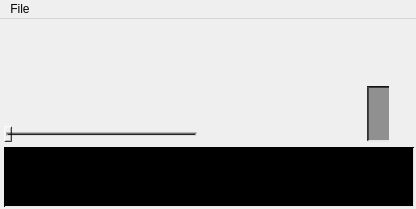
<?xml version="1.0" encoding="UTF-8"?>
<ui version="4.0">
 <class>PlayerWindow</class>
 <widget class="QMainWindow" name="PlayerWindow">
  <property name="geometry">
   <rect>
    <x>0</x>
    <y>0</y>
    <width>416</width>
    <height>209</height>
   </rect>
  </property>
  <property name="sizePolicy">
   <sizepolicy hsizetype="Fixed" vsizetype="Fixed">
    <horstretch>0</horstretch>
    <verstretch>0</verstretch>
   </sizepolicy>
  </property>
  <property name="windowTitle">
   <string>ModPlug Player</string>
  </property>
  <widget class="QWidget" name="centralwidget">
   <widget class="TitleBar" name="titleBarPlaceHolder" native="true">
    <property name="geometry">
     <rect>
      <x>0</x>
      <y>0</y>
      <width>418</width>
      <height>20</height>
     </rect>
    </property>
    <property name="sizePolicy">
     <sizepolicy hsizetype="Preferred" vsizetype="Fixed">
      <horstretch>0</horstretch>
      <verstretch>0</verstretch>
     </sizepolicy>
    </property>
    <property name="minimumSize">
     <size>
      <width>0</width>
      <height>20</height>
     </size>
    </property>
   </widget>
   <widget class="LCDPanel" name="lcdPanel" native="true">
    <property name="geometry">
     <rect>
      <x>0</x>
      <y>20</y>
      <width>411</width>
      <height>45</height>
     </rect>
    </property>
    <property name="sizePolicy">
     <sizepolicy hsizetype="Fixed" vsizetype="Fixed">
      <horstretch>0</horstretch>
      <verstretch>0</verstretch>
     </sizepolicy>
    </property>
    <property name="minimumSize">
     <size>
      <width>411</width>
      <height>45</height>
     </size>
    </property>
   </widget>
   <widget class="QFrame" name="frame">
    <property name="geometry">
     <rect>
      <x>4</x>
      <y>128</y>
      <width>410</width>
      <height>60</height>
     </rect>
    </property>
    <property name="styleSheet">
     <string notr="true">background-color: rgb(0, 0, 0);
border-top: 1px solid qlineargradient(spread:pad, x1:1, y1:1, x2:1, y2:0, stop:0 rgba(77, 77, 77, 255), stop:0 rgba(0, 0, 0, 255));
border-left: 1px solid qlineargradient(spread:pad, x1:1, y1:0, x2:0, y2:0, stop:0 rgba(77, 77, 77, 255), stop:0 rgba(0, 0, 0, 255));
border-right: 1px solid qlineargradient(spread:pad, x1:1, y1:0, x2:0, y2:0, stop:0 rgba(0, 0, 0, 255), stop:0 rgba(225, 226, 225, 255));
border-bottom: 1px solid #e7e7e7;</string>
    </property>
    <property name="frameShape">
     <enum>QFrame::StyledPanel</enum>
    </property>
    <property name="frameShadow">
     <enum>QFrame::Raised</enum>
    </property>
   </widget>
   <widget class="OptionButtons" name="optionButtons" native="true">
    <property name="geometry">
     <rect>
      <x>203</x>
      <y>65</y>
      <width>160</width>
      <height>60</height>
     </rect>
    </property>
    <property name="sizePolicy">
     <sizepolicy hsizetype="Fixed" vsizetype="Fixed">
      <horstretch>0</horstretch>
      <verstretch>0</verstretch>
     </sizepolicy>
    </property>
    <property name="minimumSize">
     <size>
      <width>160</width>
      <height>60</height>
     </size>
    </property>
   </widget>
   <widget class="PlayerControlButtons" name="playerControlButtons" native="true">
    <property name="geometry">
     <rect>
      <x>3</x>
      <y>65</y>
      <width>200</width>
      <height>40</height>
     </rect>
    </property>
    <property name="sizePolicy">
     <sizepolicy hsizetype="Fixed" vsizetype="Fixed">
      <horstretch>0</horstretch>
      <verstretch>0</verstretch>
     </sizepolicy>
    </property>
    <property name="minimumSize">
     <size>
      <width>200</width>
      <height>40</height>
     </size>
    </property>
   </widget>
   <widget class="SpectrumAnalyzer" name="vuMeter" native="true">
    <property name="geometry">
     <rect>
      <x>392</x>
      <y>68</y>
      <width>20</width>
      <height>56</height>
     </rect>
    </property>
    <property name="sizePolicy">
     <sizepolicy hsizetype="Fixed" vsizetype="Preferred">
      <horstretch>0</horstretch>
      <verstretch>0</verstretch>
     </sizepolicy>
    </property>
    <property name="minimumSize">
     <size>
      <width>20</width>
      <height>56</height>
     </size>
    </property>
    <property name="maximumSize">
     <size>
      <width>20</width>
      <height>56</height>
     </size>
    </property>
   </widget>
   <widget class="QSlider" name="timeScrubber">
    <property name="geometry">
     <rect>
      <x>2</x>
      <y>104</y>
      <width>197</width>
      <height>22</height>
     </rect>
    </property>
    <property name="sizePolicy">
     <sizepolicy hsizetype="Fixed" vsizetype="Fixed">
      <horstretch>0</horstretch>
      <verstretch>0</verstretch>
     </sizepolicy>
    </property>
    <property name="minimumSize">
     <size>
      <width>197</width>
      <height>20</height>
     </size>
    </property>
    <property name="styleSheet">
     <string notr="true">.QSlider {
    background: rgba(0,0,0,0);
}

.QSlider::groove:horizontal {
    height: 0px;
margin-top: 0px;
margin-left:4px;
margin-right:2px;
margin-bottom:0px;
padding-left:2px;
padding-right:2px;
background: #dddddd;

border-radius: 0.15px;
border-bottom: 2px solid qlineargradient(spread:pad, x1:1, y1:1, x2:1, y2:0, stop:0 rgba(0, 0, 0, 0), stop:4 rgba(255, 255, 255, 255));
border-right: 2px solid qlineargradient(spread:pad, x1:1, y1:0, x2:0, y2:0, stop:0 rgba(0, 0, 0, 0), stop:1 rgba(255, 255, 255, 255));
border-top: 3px solid qlineargradient(spread:pad, x1:1, y1:0.994, x2:1, y2:0, stop:0 rgba(0, 0, 0, 255), stop:1 rgba(255, 255, 255, 0));
border-left: 2px solid qlineargradient(spread:pad, x1:1, y1:0, x2:0, y2:0, stop:0 rgba(0, 0, 0, 255), stop:1 rgba(255, 255, 255, 0));
padding-top:-1.5px;

}

.QSlider::handle:horizontal {
/*background: #dddddd;*/

border-radius: 0.15px;
border-top: 2px solid qlineargradient(spread:pad, x1:1, y1:1, x2:1, y2:0, stop:0 rgba(0, 0, 0, 0), stop:1 rgba(255, 255, 255, 255));
border-left: 2px solid qlineargradient(spread:pad, x1:1, y1:0, x2:0, y2:0, stop:0 rgba(0, 0, 0, 0), stop:1 rgba(255, 255, 255, 255));
border-bottom: 2px solid qlineargradient(spread:pad, x1:1, y1:0.994, x2:1, y2:0, stop:0 rgba(0, 0, 0, 255), stop:1 rgba(255, 255, 255, 0));
border-right: 2px solid qlineargradient(spread:pad, x1:1, y1:0, x2:0, y2:0, stop:0 rgba(0, 0, 0, 255), stop:1 rgba(255, 255, 255, 0));
    width: 4px;
margin-top: -8px;
margin-bottom: -8px;
margin-left: -6px;
margin-right: -6px;
}</string>
    </property>
    <property name="maximum">
     <number>999</number>
    </property>
    <property name="orientation">
     <enum>Qt::Horizontal</enum>
    </property>
   </widget>
   <widget class="QSlider" name="volumeControl">
    <property name="geometry">
     <rect>
      <x>367</x>
      <y>67</y>
      <width>22</width>
      <height>56</height>
     </rect>
    </property>
    <property name="sizePolicy">
     <sizepolicy hsizetype="Fixed" vsizetype="Fixed">
      <horstretch>0</horstretch>
      <verstretch>0</verstretch>
     </sizepolicy>
    </property>
    <property name="minimumSize">
     <size>
      <width>22</width>
      <height>56</height>
     </size>
    </property>
    <property name="maximumSize">
     <size>
      <width>22</width>
      <height>56</height>
     </size>
    </property>
    <property name="styleSheet">
     <string notr="true">.QSlider {
	background-color: rgb(125, 125, 125);
}


.QSlider::groove:vertical {
border-top: 2px solid qlineargradient(spread:pad, x1:1, y1:1, x2:1, y2:0, stop:0 rgba(77, 77, 77, 255), stop:1 rgba(0, 0, 0, 255));
border-left: 4px solid qlineargradient(spread:pad, x1:1, y1:0, x2:0, y2:0, stop:0 rgba(77, 77, 77, 255), stop:1 rgba(0, 0, 0, 255));
border-right: 3px solid qlineargradient(spread:pad, x1:1, y1:0, x2:0, y2:0, stop:0 rgba(0, 0, 0, 0), stop:1 rgba(225, 226, 225, 255));
border-bottom: 2px solid #e7e7e7;
    width: 20px;
    background: #909090;
    /*margin: -1px -40px;*/
}

.QSlider::handle:vertical {
	background-color: rgb(179, 179, 179);
	background-image: url(:/Graphics/Raster/VolumeControlLine.png);
  background-repeat: repeat-x;
  background-attachment: fixed;
  background-position: center; 
 /*   border: 5px solid #B5E61D;*/
border-radius: 0.15px;
border-top: 2px solid qlineargradient(spread:pad, x1:1, y1:1, x2:1, y2:0, stop:0 rgba(0, 0, 0, 0), stop:1 rgba(255, 255, 255, 255));
border-left: 1px solid qlineargradient(spread:pad, x1:1, y1:0, x2:0, y2:0, stop:0 rgba(0, 0, 0, 0), stop:1 rgba(255, 255, 255, 255));
border-bottom: 2px solid qlineargradient(spread:pad, x1:1, y1:0.994, x2:1, y2:0, stop:0 rgba(0, 0, 0, 255), stop:1 rgba(255, 255, 255, 0));
border-right: 1px solid qlineargradient(spread:pad, x1:1, y1:0, x2:0, y2:0, stop:0 rgba(0, 0, 0, 255), stop:1 rgba(255, 255, 255, 0));
    height: 4px;
    width: 18px;
margin-left: -1px;
margin-bottom: -1px;
margin-top: -1px;
/*    margin: -30px -30px;
	border-radius: 30px;
*/
}</string>
    </property>
    <property name="maximum">
     <number>100</number>
    </property>
    <property name="orientation">
     <enum>Qt::Vertical</enum>
    </property>
   </widget>
   <widget class="SpectrumAnalyzer" name="spectrumAnalyzer" native="true">
    <property name="geometry">
     <rect>
      <x>8</x>
      <y>131</y>
      <width>402</width>
      <height>54</height>
     </rect>
    </property>
    <property name="sizePolicy">
     <sizepolicy hsizetype="Preferred" vsizetype="Fixed">
      <horstretch>0</horstretch>
      <verstretch>0</verstretch>
     </sizepolicy>
    </property>
    <property name="minimumSize">
     <size>
      <width>0</width>
      <height>50</height>
     </size>
    </property>
    <property name="styleSheet">
     <string notr="true"/>
    </property>
   </widget>
   <zorder>frame</zorder>
   <zorder>titleBarPlaceHolder</zorder>
   <zorder>lcdPanel</zorder>
   <zorder></zorder>
   <zorder>spectrumAnalyzer</zorder>
  </widget>
  <widget class="QMenuBar" name="menubar">
   <property name="geometry">
    <rect>
     <x>0</x>
     <y>0</y>
     <width>416</width>
     <height>22</height>
    </rect>
   </property>
   <widget class="QMenu" name="menuFile">
    <property name="title">
     <string>File</string>
    </property>
    <addaction name="actionOpen"/>
   </widget>
   <addaction name="menuFile"/>
  </widget>
  <action name="actionOpen">
   <property name="text">
    <string>Open</string>
   </property>
  </action>
 </widget>
 <customwidgets>
  <customwidget>
   <class>PlayerControlButtons</class>
   <extends>QWidget</extends>
   <header>PlayerControlButtons.hpp</header>
   <container>1</container>
  </customwidget>
  <customwidget>
   <class>LCDPanel</class>
   <extends>QWidget</extends>
   <header>LCDPanel.hpp</header>
   <container>1</container>
  </customwidget>
  <customwidget>
   <class>OptionButtons</class>
   <extends>QWidget</extends>
   <header>OptionButtons.hpp</header>
   <container>1</container>
  </customwidget>
  <customwidget>
   <class>TitleBar</class>
   <extends>QWidget</extends>
   <header>TitleBar.hpp</header>
   <container>1</container>
  </customwidget>
  <customwidget>
   <class>SpectrumAnalyzer</class>
   <extends>QWidget</extends>
   <header location="global">SpectrumAnalyzer.hpp</header>
   <container>1</container>
  </customwidget>
 </customwidgets>
 <resources/>
 <connections/>
</ui>
